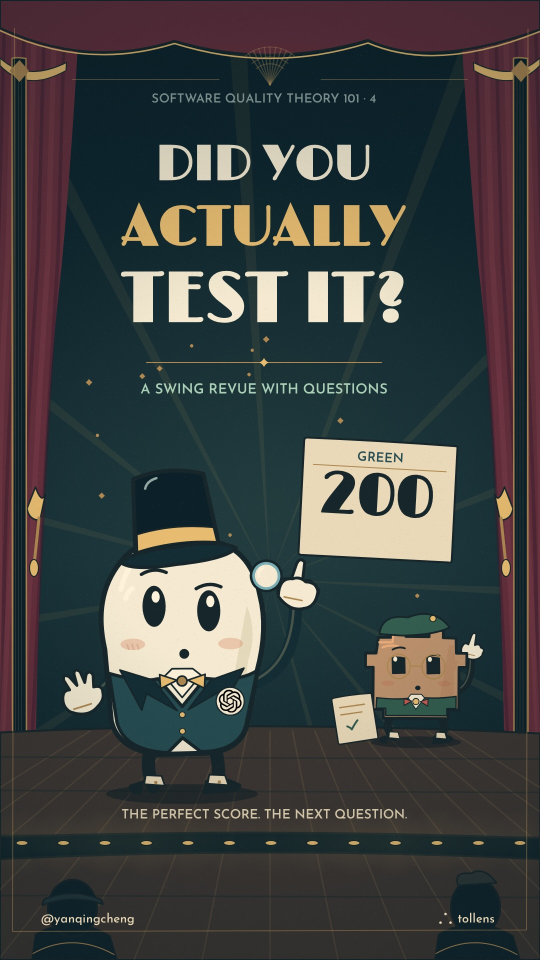
#> input picture episodes/04-did-you-actually-test-it.jpg, 1080 x 1920 px, given in place of counter.png, which was not available (shown at 1/2 size)
$ python backdrops.py ../../../../episodes ../../../../episodes/01-good-for-who.jpg
#> lines starting #> are read from the running program, lines starting #| are printed output that depends on the picture; pictures that were not available may be replaced by others from this repository, and a replacement may not be noted
"""Prepare the generated places for the film: save each as a WebP in the cast folder, and write
into its backdrops.json what the scenes need from it, as fractions of the picture:

  - a screen, a board or a sign: its rectangle, found by flooding out from a point on it;
  - a table: the line of its top edge, the median of the flood's top across the middle;
  - the sun: the centre and radius of the brightest blob in the sky;
  - and the few things set by eye (a card terminal, a clock, a counter's top edge, a door).

    python backdrops.py <places dir> <cast dir>

The places dir holds counter.png, front.png, clinic.png, school.png, wedding.png and square.png.
Writes a check image beside each, the measured boxes drawn in magenta. Needs numpy, scipy and
Pillow.
"""
import json
import sys

import numpy as np
from PIL import Image, ImageDraw
from scipy import ndimage as ndi

# name: (file, flood seeds {feature: (x, y, colour tolerance)}, features set by eye)
PLACES = {
    'bg-counter': ('counter.png', {}, {'terminal': [.797, .497, .865, .524], 'clock': [.518, .1226, .06], 'counterTop': .537}),
    'bg-front': ('front.png', {}, {'sign': [.123, .149, .885, .231], 'door': [.8, .6], 'pave': .62}),
    'bg-clinic': ('clinic.png', {'screen': (.5, .14, 30)}, {}),
    'bg-school': ('school.png', {'sign': (.5, .395, 22)}, {}),
    'bg-wedding': ('wedding.png', {'board': (.11, .4, 26), 'table': (.62, .83, 30)}, {}),
    'bg-square': ('square.png', {}, {}),
}


def flood(a, fx, fy, tol):
    h, w, _ = a.shape
    x, y = int(fx * w), int(fy * h)
    ref = np.median(a[max(0, y - 3):y + 4, max(0, x - 3):x + 4].reshape(-1, 3), axis=0)
    near = np.sqrt(((a - ref) ** 2).sum(-1)) < tol
    lab, _ = ndi.label(near)
    return ndi.binary_fill_holes(lab == lab[y, x])


def measure(im, seeds):
    a = np.asarray(im).astype(np.float32)
    h, w, _ = a.shape
    d = {}
    for feat, (fx, fy, tol) in seeds.items():
        m = flood(a, fx, fy, tol)
        ys, xs = np.nonzero(m)
        if feat == 'table':
            tops = np.where(m.any(0), m.argmax(0), h)
            d['tableTop'] = round(float(np.median(tops[int(w * .2):int(w * .8)])) / h, 4)
        else:
            d[feat] = [round(float(xs.min()) / w, 4), round(float(ys.min()) / h, 4), round(float(xs.max()) / w, 4), round(float(ys.max()) / h, 4)]
    return d


def sun(im):
    a = np.asarray(im).astype(np.float32)
    h, w, _ = a.shape
    lum = (a @ np.array([.2126, .7152, .0722]))[: h // 2]
    lab, n = ndi.label(lum >= np.percentile(lum, 99.8))
    sizes = ndi.sum(np.ones_like(lab), lab, index=np.arange(1, n + 1))
    ys, xs = np.nonzero(lab == int(np.argmax(sizes)) + 1)
    return [round(float(xs.mean()) / w, 4), round(float(ys.mean()) / h, 4), round(float(max(np.ptp(xs), np.ptp(ys))) / 2 / h, 4)]


def main(src, out):
#> called with src = '../../../../episodes', out = '../../../../episodes/01-good-for-who.jpg'
    bk = {}
    for name, (fn, seeds, byEye) in PLACES.items():
        im = Image.open(f'{src}/{fn}').convert('RGB')
#> im is the input picture: PIL image 1080x1920 RGB; mean R, G, B 63.3, 66, 65.4
        feat = {**byEye, **measure(im, seeds)}
#> after the loop in measure, `for feat, (fx, fy, tol) in seeds.items():`: d = 0 items
#> feat = {'terminal': [0.797, 0.497, 0.865, 0.524], 'clock': [0.518, 0.123, 0.06], 'counterTop': 0.537}
        if name == 'bg-square':
            feat['sun'] = sun(im)
        im.save(f'{out}/{name}.webp', 'WEBP', quality=88, method=6)
        bk[name] = {'w': im.width, 'h': im.height, 'feat': feat}
        ck = im.copy()
        dr = ImageDraw.Draw(ck)
        for r in feat.values():
            if isinstance(r, list) and len(r) == 4:
                dr.rectangle([r[0] * im.width, r[1] * im.height, r[2] * im.width, r[3] * im.height], outline=(255, 0, 255), width=5)
#> this loop made 3 passes
#> r on passes 1 to 3: [0.797, 0.497, 0.865, 0.524], [0.518, 0.123, 0.06], 0.537
        ck.thumbnail((330, 600))
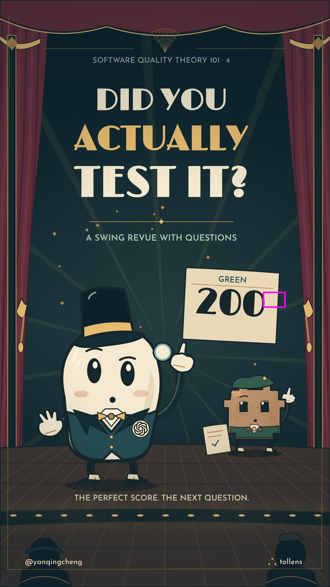
#> ck: PIL image 330x587 RGB; mean R, G, B 63.3, 65.9, 65.5
        ck.save(f'{src}/check-{name}.png')
        print(name, im.size, feat)
#| bg-counter (1080, 1920) {'terminal': [0.797, 0.497, 0.865, 0.524], 'clock': [0.518, 0.1226, 0.06], 'counterTop': 0.537}
#> pass 2 of the loop in main, `for name, (fn, seeds, byEye) in PLACES.items():`:
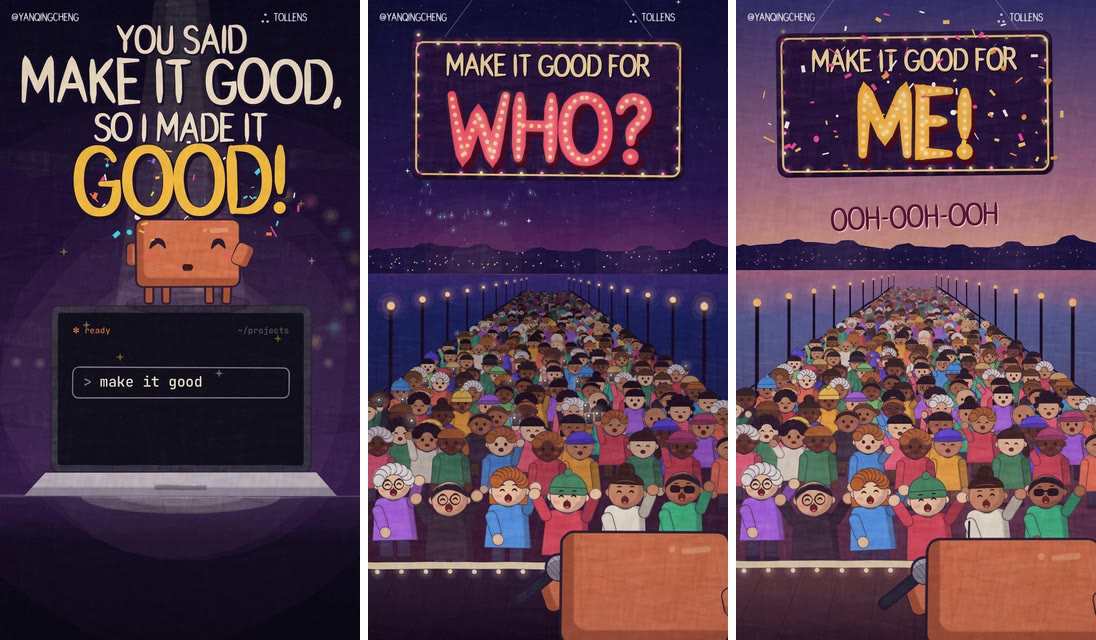
#> input picture episodes/01-good-for-who.jpg, 1096 x 640 px, given in place of front.png, which was not available
#> in main, im is the input picture: PIL image 1096x640 RGB; mean R, G, B 86.5, 61.1, 77.4
#> a: shape (640, 1096, 3) float32
#> feat = {'sign': [0.123, 0.149, 0.885, 0.231], 'door': [0.8, 0.6], 'pave': 0.62}
#> the loop in main, `for r in feat.values():` made 3 passes
#> r on passes 1 to 3: [0.123, 0.149, 0.885, 0.231], [0.8, 0.6], 0.62
#> in main, `ck.thumbnail((330, 600))`:
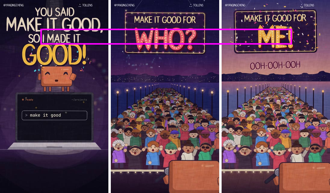
#> ck: PIL image 330x193 RGB; mean R, G, B 88.3, 60.2, 79.5
#| bg-front (1096, 640) {'sign': [0.123, 0.149, 0.885, 0.231], 'door': [0.8, 0.6], 'pave': 0.62}
    with open(f'{out}/backdrops.json', 'w') as f:
        json.dump(bk, f, indent=1)


if __name__ == '__main__':
#> (the run stopped early here; a loop or call above may not have finished)
